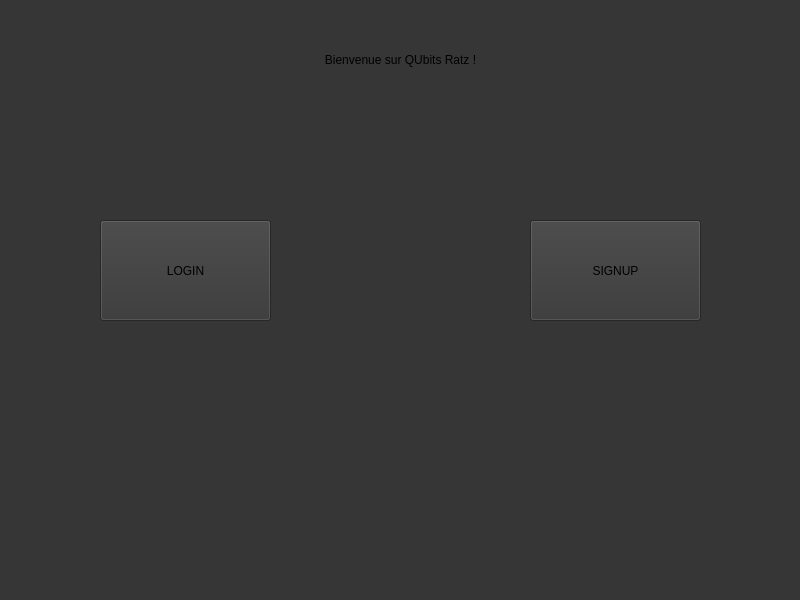
<?xml version="1.0" encoding="UTF-8"?>
<ui version="4.0">
 <class>MainWindow</class>
 <widget class="QMainWindow" name="MainWindow">
  <property name="geometry">
   <rect>
    <x>0</x>
    <y>0</y>
    <width>800</width>
    <height>600</height>
   </rect>
  </property>
  <property name="windowTitle">
   <string>MainWindow</string>
  </property>
  <property name="styleSheet">
   <string notr="true">background-color: rgb(54, 54, 54);</string>
  </property>
  <widget class="QWidget" name="centralwidget">
   <widget class="QLabel" name="label">
    <property name="geometry">
     <rect>
      <x>280</x>
      <y>50</y>
      <width>241</width>
      <height>20</height>
     </rect>
    </property>
    <property name="minimumSize">
     <size>
      <width>241</width>
      <height>0</height>
     </size>
    </property>
    <property name="text">
     <string>&lt;html&gt;&lt;head/&gt;&lt;body&gt;&lt;p align=&quot;center&quot;&gt;Bienvenue sur QUbits Ratz !&lt;/p&gt;&lt;/body&gt;&lt;/html&gt;</string>
    </property>
    <property name="textFormat">
     <enum>Qt::RichText</enum>
    </property>
   </widget>
   <widget class="QPushButton" name="login_button">
    <property name="geometry">
     <rect>
      <x>100</x>
      <y>220</y>
      <width>171</width>
      <height>101</height>
     </rect>
    </property>
    <property name="text">
     <string>LOGIN</string>
    </property>
   </widget>
   <widget class="QPushButton" name="signup_button">
    <property name="geometry">
     <rect>
      <x>530</x>
      <y>220</y>
      <width>171</width>
      <height>101</height>
     </rect>
    </property>
    <property name="text">
     <string>SIGNUP</string>
    </property>
   </widget>
  </widget>
  <widget class="QStatusBar" name="statusbar"/>
  <action name="actionAdd_QRcode">
   <property name="text">
    <string>Ajouter des QRCodes</string>
   </property>
  </action>
  <action name="actionMes_QRCodes">
   <property name="text">
    <string>Mes QRCodes</string>
   </property>
  </action>
  <action name="actionDeconnection">
   <property name="text">
    <string>Connection</string>
   </property>
  </action>
 </widget>
 <resources/>
 <connections/>
</ui>
